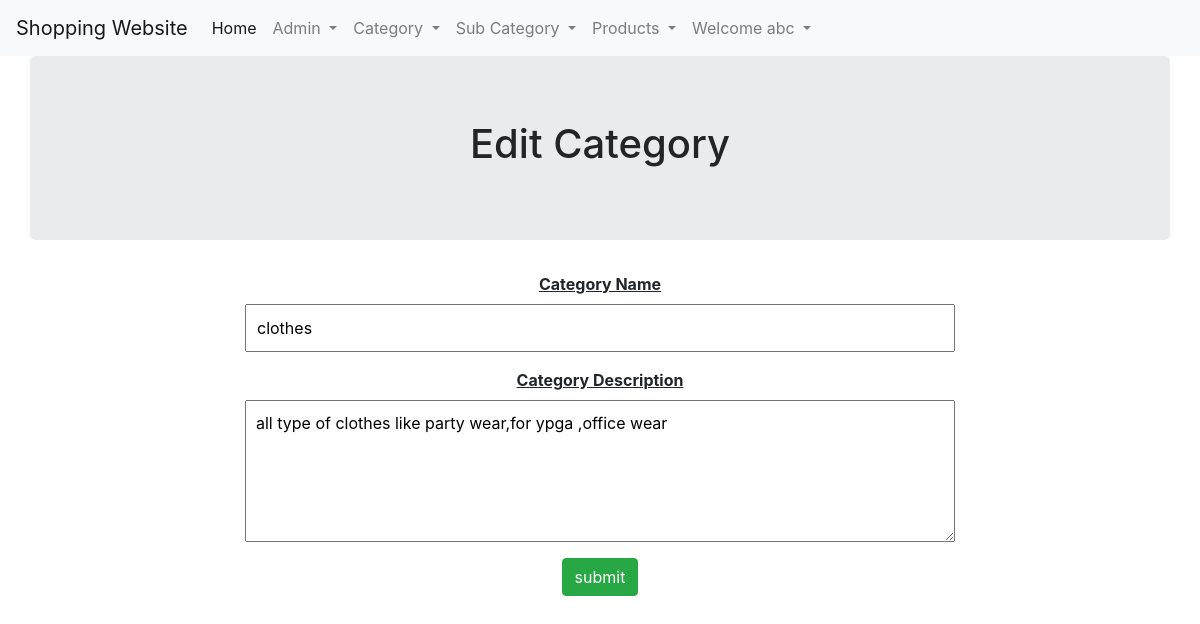
Screenshot of /editcategory.php?catname=clothes (signed in) with the database file from the repository.
### tables this page shows
CREATE TABLE `category` (
  `categoryname` varchar(100) NOT NULL,
  `categorydescription` varchar(5000) NOT NULL
);

### editcategory.php (the view, shortened to what this page needs)
<!doctype html>
<html lang="en">
<head>
    <?php
    include 'adminheader.php'
    ?>
</head>
<body>
<?php
include_once 'adminheader.php';
include_once 'connection.php';
$catname = $_REQUEST["catname"];
$query = "select * from category where categoryname='$catname'";
$result = mysqli_query($conn, $query);
$row = mysqli_fetch_assoc($result);
?>
<div class="container">
    <div class="row jumbotron justify-content-center">
        <h1>Edit Category</h1>
    </div>
    <form action="updatecategory.php" method="post" id="form1">
        <div class="row form-group col-md-8 justify-content-center offset-2">
            <label for="categoryname" class="font-weight-bolder"><u>Category Name</u></label>
            <input type="text" name="categoryname" id="categoryname" data-rule-required="true"
                   readonly data-msg-required="Category name is mandatory" placeholder="enter category name"
                   class="input-field"
                   value="<?php echo "$row[categoryname]"; ?>">
        </div>
        <div class="row form-group col-md-8 justify-content-center offset-2">
            <label for="categorydescription" class="font-weight-bolder"><u>Category Description</u></label>
            <textarea name="categorydescription" id="categorydescription" data-rule-required="true"
                      data-msg-required="Description must be entered" class="input-field" cols="20" rows="5"
                      placeholder="enter category description "
                      value=""><?php echo "$row[categorydescription]"; ?></textarea>
        </div>
        <div class="row form-group col-md-8 justify-content-center offset-2">
            <input type="submit" value="submit" class="btn btn-success">
        </div>
    </form>
</div>
</body>
</html>

### mycss/mycss.css (style rules this page uses)
.input-field { width: 100%; padding: 10px; outline: none; }

### rows the page displays
category: categoryname "clothes", categorydescription "all type of clothes like party wear,for ypga ,office wear"

### other values shown
$username "abc"
